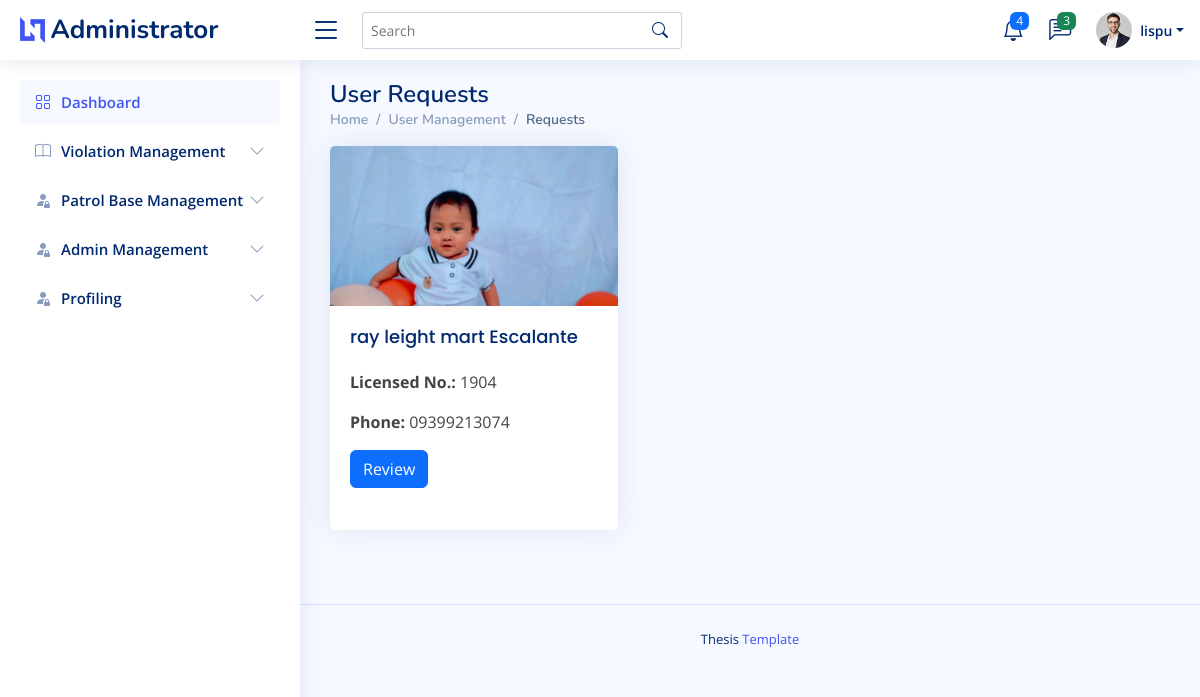
Screenshot of /admin/user_request.php (signed in) with the database file from the repository.
### tables this page shows
CREATE TABLE `profiles`  (
  `id` int NOT NULL AUTO_INCREMENT,
  `first_name` varchar(50) NOT NULL,
  `last_name` varchar(50) NOT NULL,
  `email` varchar(100) NOT NULL,
  `phone` varchar(20) NOT NULL,
  `licensed_no` varchar(50) NOT NULL,
  `driver_image` varchar(255) NOT NULL,
  `created_at` timestamp NOT NULL DEFAULT current_timestamp,
  `status` varchar(255) NULL DEFAULT NULL,
  `released_date` date NULL DEFAULT NULL,
  PRIMARY KEY (`id`) USING BTREE
);

### admin/user_request.php (the view, shortened to what this page needs)
<?php
    include("admin_header.php");
?>
<body>
    <?php
        include("admin_topnav.php");
        include("admin_sidenav.php");
    ?>
<main id="main" class="main">
  <div class="pagetitle">
    <h1>User Requests</h1>
    <nav>
      <ol class="breadcrumb">
        <li class="breadcrumb-item"><a href="index.html">Home</a></li>
        <li class="breadcrumb-item">User Management</li>
        <li class="breadcrumb-item active">Requests</li>
      </ol>
    </nav>
  </div>
  <section class="section">
    <div class="row align-items-top">
    <?php
      $sql = "SELECT id, first_name, last_name, email, phone, driver_image, licensed_no FROM profiles WHERE status = 'request'";
      $result = $connection->query($sql);
      if ($result->num_rows > 0) {
          while($row = $result->fetch_assoc()) {
    ?>
      <div class="col-lg-3 mb-4">
        <div class="card" style="width: 18rem; height: 24rem;">
          <img src="../process/<?php echo $row['driver_image']; ?>" class="card-img-top" alt="User Image" style="object-fit: cover; height: 10rem;">
          <div class="card-body" style="overflow-y: auto;">
            <h5 class="card-title"><?php echo $row['first_name'] . " " . $row['last_name']; ?></h5>
            <p class="card-text"><strong>Licensed No.:</strong> <?php echo $row['licensed_no']; ?></p>
            <p class="card-text"><strong>Phone:</strong> <?php echo $row['phone']; ?></p>
            <a href="review_user_page.php?licensed_no=<?php echo $row['licensed_no']; ?>" class="btn btn-primary">Review</a>
          </div>
        </div>
      </div>
    <?php
          }
      } else {
          echo "<p>No users with request status found.</p>";
      }
    ?>
    </div>
  </section>
</main>
    <?php
        include("admin_footer.php");
    ?>
</body>
</html>

### assets/css/style.css (style rules this page uses)
:root { scroll-behavior: smooth; }
body { font-family: "Open Sans", sans-serif; background: #f6f9ff; color: #444444; }
a { color: #4154f1; text-decoration: none; }
h1, h2, h3, h4, h5, h6 { font-family: "Nunito", sans-serif; }
#main { margin-top: 60px; padding: 20px 30px; transition: all 0.3s; }
.pagetitle { margin-bottom: 10px; }
.pagetitle h1 { font-size: 24px; margin-bottom: 0; font-weight: 600; color: #012970; }
.card { margin-bottom: 30px; border: none; border-radius: 5px; box-shadow: 0px 0 30px rgba(1, 41, 112, 0.1); }
.card-title { padding: 20px 0 15px 0; font-size: 18px; font-weight: 500; color: #012970; font-family: "Poppins", sans-serif; }
.card-body { padding: 0 20px 20px 20px; }
.breadcrumb { font-size: 14px; font-family: "Nunito", sans-serif; color: #899bbd; font-weight: 600; }
.breadcrumb a { color: #899bbd; transition: 0.3s; }
.breadcrumb .breadcrumb-item::before { color: #899bbd; }
.breadcrumb .active { color: #51678f; font-weight: 600; }
@media (min-width: 1200px) { #main, #footer { margin-left: 300px; } }

### rows the page displays
profiles: driver_image (picture), first_name "ray leight mart", last_name "Escalante", licensed_no "1904", phone "09399213074"

### other values shown
$_SESSION['username'] "lispu"
